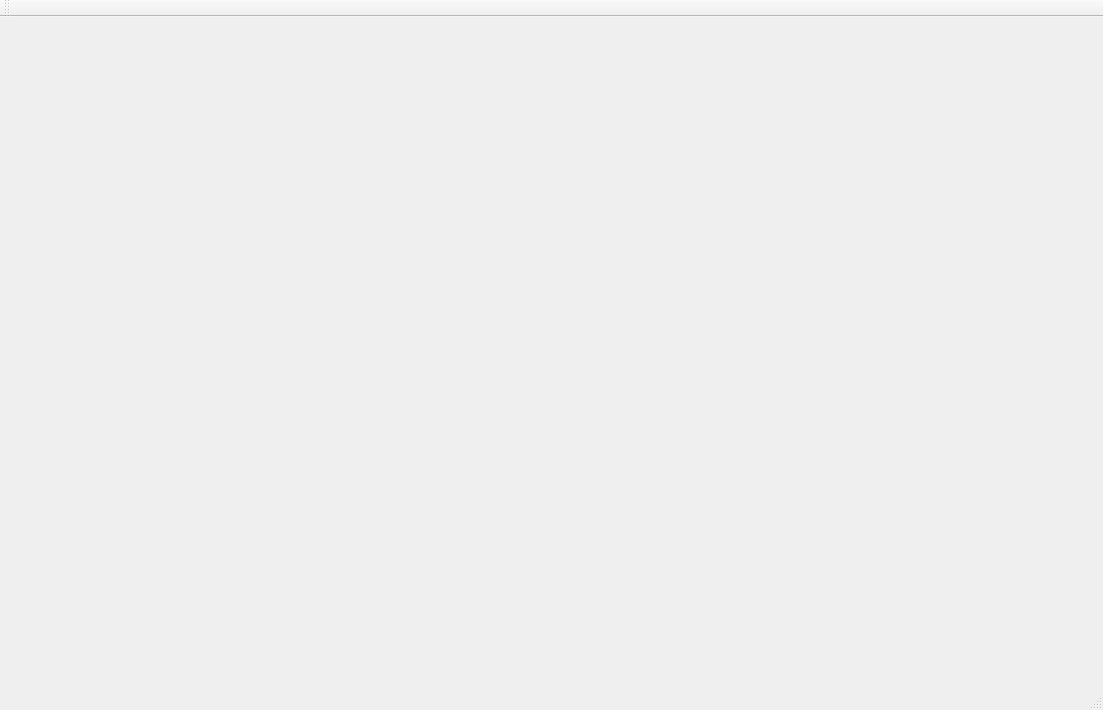
<?xml version="1.0" encoding="UTF-8"?>
<ui version="4.0">
 <class>MainWindow</class>
 <widget class="QMainWindow" name="MainWindow">
  <property name="geometry">
   <rect>
    <x>0</x>
    <y>0</y>
    <width>1103</width>
    <height>710</height>
   </rect>
  </property>
  <property name="windowTitle">
   <string>MainWindow</string>
  </property>
  <widget class="QWidget" name="centralWidget">
   <property name="autoFillBackground">
    <bool>true</bool>
   </property>
   <widget class="QWidget" name="gridLayoutWidget">
    <property name="geometry">
     <rect>
      <x>0</x>
      <y>0</y>
      <width>1091</width>
      <height>651</height>
     </rect>
    </property>
    <layout class="QGridLayout" name="workbench"/>
   </widget>
  </widget>
  <widget class="QMenuBar" name="menuBar">
   <property name="geometry">
    <rect>
     <x>0</x>
     <y>0</y>
     <width>1103</width>
     <height>22</height>
    </rect>
   </property>
  </widget>
  <widget class="QToolBar" name="mainToolBar">
   <attribute name="toolBarArea">
    <enum>TopToolBarArea</enum>
   </attribute>
   <attribute name="toolBarBreak">
    <bool>false</bool>
   </attribute>
  </widget>
  <widget class="QStatusBar" name="statusBar"/>
 </widget>
 <layoutdefault spacing="6" margin="11"/>
 <resources/>
 <connections/>
</ui>
